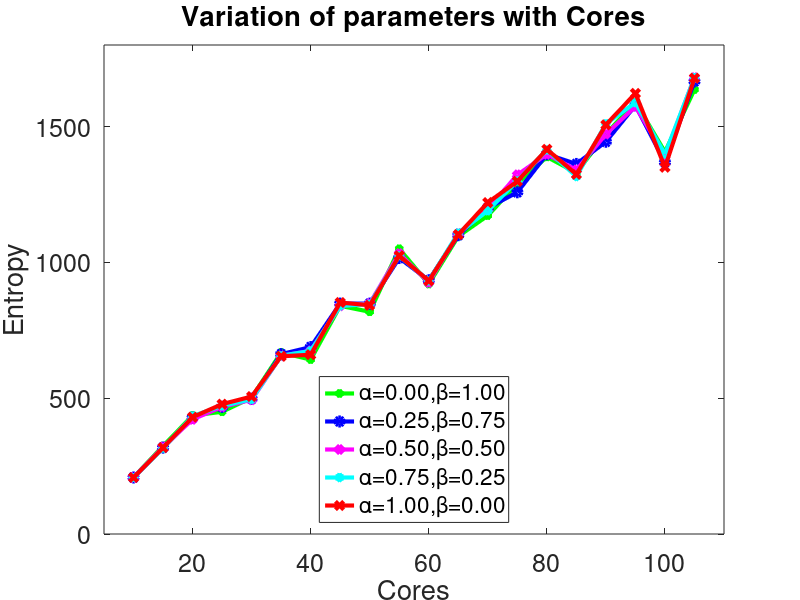
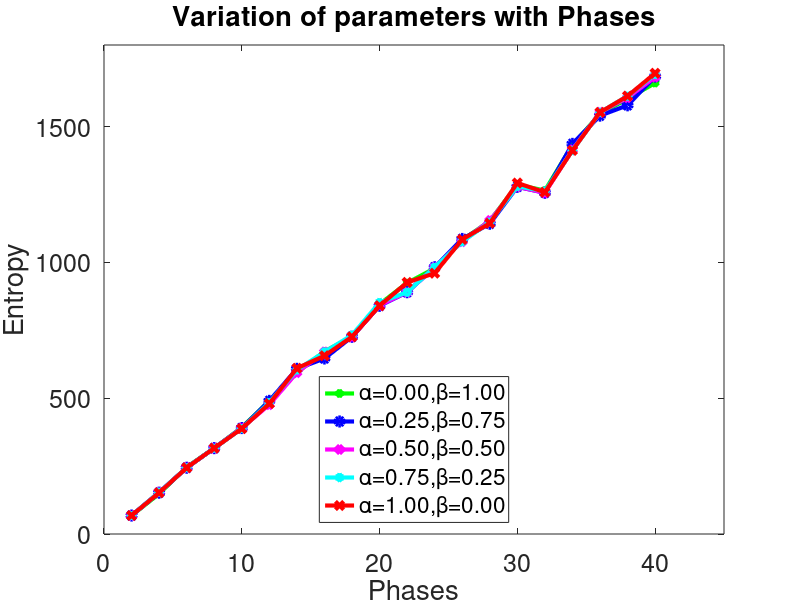
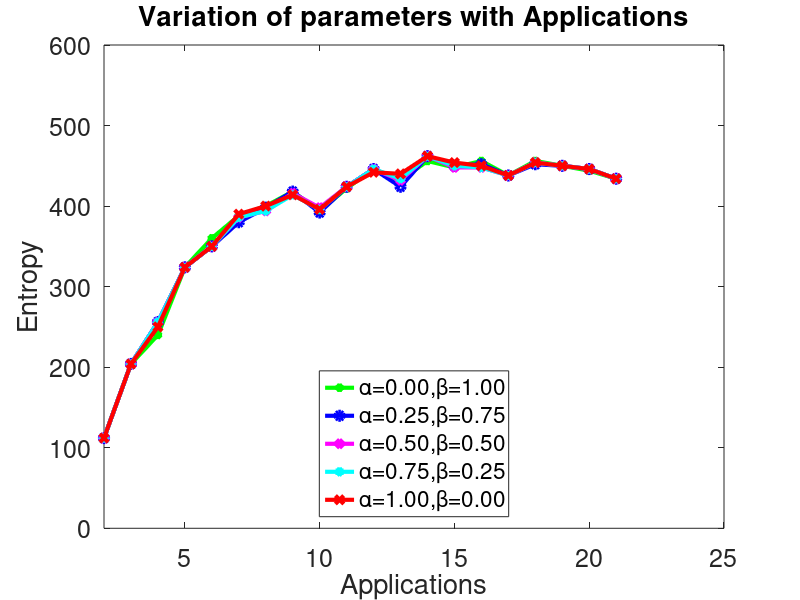

These figures' MATLAB source, in order:
1;
% with cores
clear;
load left_reg.txt
figure;
data = left_reg 

x = data(1:20,2);
z = plot(x,data(1:20,6),"g*-",x,data(1:20,7),"bo-",x,data(1:20,8),"md-",x,data(1:20,9),"cp-",x,data(1:20,10),"rx-");

set(gca,'fontsize',24);
title("Variation of parameters with Cores");
xlabel("Cores");
ylabel("Entropy");
set(gca,'fontsize',18);
legend(strcat('\alpha',"=0.00,",'\beta','=1.00'),strcat('\alpha',"=0.25,",'\beta','=0.75'),strcat('\alpha',"=0.50,",'\beta','=0.50'),strcat('\alpha',"=0.75,",'\beta','=0.25'),strcat('\alpha',"=1.00,",'\beta','=0.00'),'location', 'south');
set (z,"linewidth", 3) ;
axis([5 110 0 1800]);
print -deps -color left_reg.eps

% with phases
clear;
load left_phase.txt
figure;
data = left_phase 

x = data(1:20,3);
z = plot(x,data(1:20,6),"g*-",x,data(1:20,7),"bo-",x,data(1:20,8),"md-",x,data(1:20,9),"cp-",x,data(1:20,10),"rx-");

set(gca,'fontsize',24);
title("Variation of parameters with Phases");
xlabel("Phases");
ylabel("Entropy");
set(gca,'fontsize',18);
legend(strcat('\alpha',"=0.00,",'\beta','=1.00'),strcat('\alpha',"=0.25,",'\beta','=0.75'),strcat('\alpha',"=0.50,",'\beta','=0.50'),strcat('\alpha',"=0.75,",'\beta','=0.25'),strcat('\alpha',"=1.00,",'\beta','=0.00'),'location', 'south');
set (z,"linewidth", 3) ;
axis([0 45 0 1800]);
print -deps -color left_phase.eps

% with apps
clear;
load left_app.txt
figure;
data = left_app ;

x = data(1:20,4);
z = plot(x,data(1:20,6),"g*-",x,data(1:20,7),"bo-",x,data(1:20,8),"md-",x,data(1:20,9),"cp-",x,data(1:20,10),"rx-");

set(gca,'fontsize',24);
title("Variation of parameters with Applications");
xlabel("Applications");
ylabel("Entropy");
set(gca,'fontsize',18);
legend(strcat('\alpha',"=0.00,",'\beta','=1.00'),strcat('\alpha',"=0.25,",'\beta','=0.75'),strcat('\alpha',"=0.50,",'\beta','=0.50'),strcat('\alpha',"=0.75,",'\beta','=0.25'),strcat('\alpha',"=1.00,",'\beta','=0.00'),'location', 'south');
set (z,"linewidth", 3) ;
axis([2 25 0 600]);
print -deps -color left_app.eps
